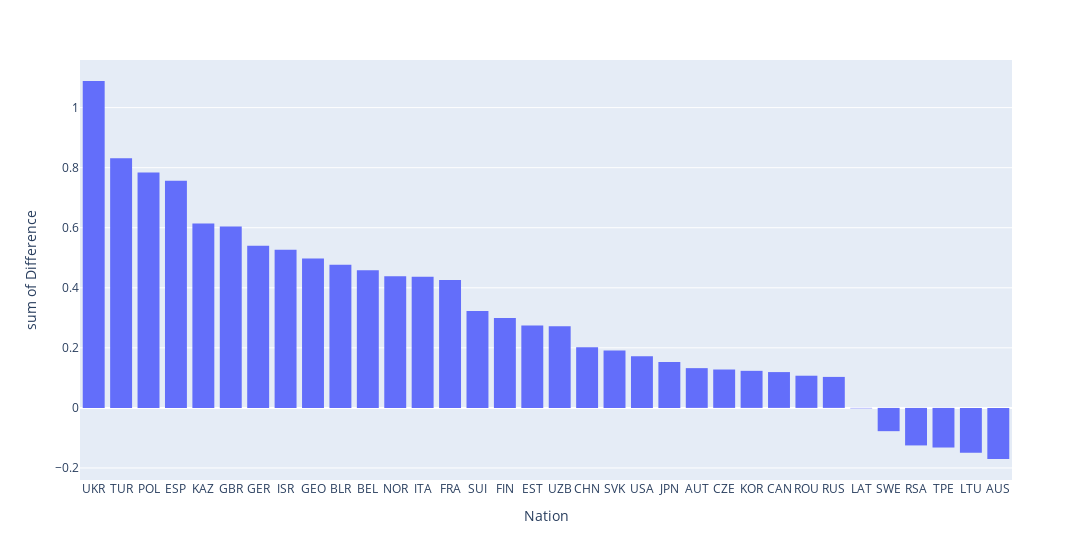

Source (notebook cell):
### Code cell
# Produce un barplot con la differenza tra i voti dati dai connazionali e quelli dati dagli stranieri:
fig5 = px.histogram(tidy2, x="Nation", y="Difference",
            barmode='group',
            width=1500,
            #height=600,
            #histfunc="avg", nbins=2,
            labels={'Variable':'Score type'}
            )
fig5.show()

### Figure 1 — Plotly figure (JSON) as saved in the notebook; plotly's stock layout.template omitted (floating-point values rounded to 4 significant figures)
{"data": [{"alignmentgroup": "True", "bingroup": "x", "histfunc": "sum", "hovertemplate": "Nation=%{x}<br>sum of Difference=%{y}<extra></extra>", "legendgroup": "", "marker": {"color": "#636efa", "pattern": {"shape": ""}}, "name": "", "offsetgroup": "", "orientation": "v", "showlegend": false, "type": "histogram", "x": ["UKR", "TUR", "POL", "ESP", "KAZ", "GBR", "GER", "ISR", "GEO", "BLR", "BEL", "NOR", "ITA", "FRA", "SUI", "FIN", "EST", "UZB", "CHN", "SVK", "USA", "JPN", "AUT", "CZE", "KOR", "CAN", "ROU", "RUS", "LAT", "SWE", "RSA", "TPE", "LTU", "AUS"], "xaxis": "x", "y": [1.089, 0.8316, 0.7837, 0.7565, 0.6141, 0.6045, 0.5397, 0.5266, 0.4973, 0.4767, 0.4585, 0.4381, 0.4371, 0.4259, 0.3227, 0.2998, 0.274, 0.2722, 0.2021, 0.1907, 0.1721, 0.1529, 0.1324, 0.1279, 0.1234, 0.1192, 0.1071, 0.1032, -0.001553, -0.07752, -0.125, -0.1319, -0.1497, -0.1702], "yaxis": "y"}], "layout": {"barmode": "group", "legend": {"tracegroupgap": 0}, "margin": {"t": 60}, "width": 1500, "xaxis": {"anchor": "y", "domain": [0, 1], "title": {"text": "Nation"}}, "yaxis": {"anchor": "x", "domain": [0, 1], "title": {"text": "sum of Difference"}}}}
